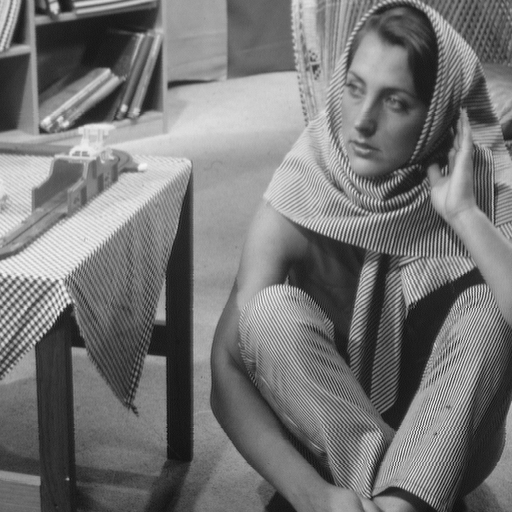
%> input picture assignments/Assignment1/130050007_130050013_130050047_assignment1_description/2/data/barbara.png, 512 x 512 px
$ octave myMainScript.m   (GNU Octave 9; MATLAB toolbox functions it lacks are replaced by stand-ins)
%> lines starting %> are read from the running program, lines starting %| are printed output that depends on the picture
### assignments/Assignment1/130050007_130050013_130050047_assignment1_description/2/code/myLinearContrastStretching.m
%% Function - myLinearContrastStretching
% My LinearContrastStretching uses the formula
% new_intensity = (old_intensity - min_intensity)/(max_intensity -
% min_intensity) * 255
% to map old intensities to range [0,255]

function [output] = myLinearContrastStretching(input)

if size(input,3) == 3
   disp('here');
   for i=1:size(input,3)
        output(:,:,i) = performLinearstretch(input(:,:,i));
   end

else
   output = performLinearstretch(input);
end
end

function [output] = performLinearstretch(input)
   min1 = min(min(input)); % minimum gray value of the image
   max1= max(max(input)); % maximum gray value of the image
   output = round((input-min1)* (255/(max1-min1)));% Linear contrast stretching applied to the entire image.

end

### assignments/Assignment1/130050007_130050013_130050047_assignment1_description/2/code/equalizeChannel.m
%% Function - equalizeChannel
% equalizeChannel performs histogram equalization
% on a particular channel.

function [B] = equalizeChannel(A)
    cdf = 0;
    B = zeros(size(A,1),size(A,2));

    for intensity = 0:255
        Pixel_positions = find(A==intensity);
        fraction = size(Pixel_positions,1)/(size(A,1)*size(A,2));
        cdf = cdf + fraction;
        final_intensity = cdf*255;
        B(Pixel_positions) = final_intensity;
    end

end

### assignments/Assignment1/130050007_130050013_130050047_assignment1_description/2/code/myHE.m
%% Function - myHE
% My LinearContrastStretching performs histogram
% equalization on the entire matrix. Calls equalizeChannel
% as a subroutine

function [output] = myHE(input)

    output = zeros(size(input,1),size(input,2),size(input,3));
    for i=1:size(input,3)
        output(:,:,i) = equalizeChannel(input(:,:,i));
    end

    output = uint8(output);

end

### assignments/Assignment1/130050007_130050013_130050047_assignment1_description/2/code/adaptiveHistogram.m
%% Function - adaptiveHistogram
% adaptiveHistogram performs adaptive histogram
% equalization on a particular channel.

function [x] = adaptiveHistogram(A)

    intensity = A((size(A,1)+1)/2,(size(A,2)+1)/2);
    Pixel_positions = find(A<=intensity);
    fraction = size(Pixel_positions,1)/(size(A,1)*size(A,2));
    x = fraction*255;

end

### assignments/Assignment1/130050007_130050013_130050047_assignment1_description/2/code/myAHE.m
%% Function - myAHE
% myAHE performs adaptive histogram
% equalization on the entire matrix. Calls adaptiveHistogram
% as a subroutine


function [output] = myAHE(input , windowSize)

    output = zeros(size(input,1),size(input,2),size(input,3));

    for i = 1:size(output,3)
        output(:,:,i) = nlfilter(input(:,:,i),'indexed',[windowSize windowSize],@adaptiveHistogram);
    end

    output = uint8(output);

end

### assignments/Assignment1/130050007_130050013_130050047_assignment1_description/2/code/Display.m
function [] = Display(name, input_Matrix, greyscale)
% Function to display any image with desired colourmap and axis

myNumOfColors = 200;
myColorScale = [[0:1/myNumOfColors-1:1]',[0:1/myNumOfColors-1:1]',[0:1/myNumOfColors-1:1]'];
figure('Name',name,'NumberTitle','off'), imshow(input_Matrix)
colorbar
axis on
%colormap jet;
daspect ([1 1 1]);


end

### assignments/Assignment1/130050007_130050013_130050047_assignment1_description/2/code/myMainScript.m
%% Part 2 - Contrast Adjustment
% In this section we experiment with various algorithms for contrast
% adjustment of images. For the color image, apply the analysis independently
% to each channel

tic;
%%% Linear Contrast Stretching
% Implements a linear grayscale transformation function to enhance the intensity
%contrast such that the resulting intensity range is [0; 255].
% call to function myLinearContrastStretching
% Function takes image matrix as input.
A = imread('../data/barbara.png');
%> A is the input picture: size 512x512 uint8; min 12, max 246, mean 117.4
Display('barbara',A);

B = myLinearContrastStretching(A);
%> in performLinearstretch, `min1 = min(min(input));`: min1 = 12
%> in performLinearstretch, `max1= max(max(input));`: max1 = 246
Display('BarbaraLinearContrast',B);

A = imread('../data/canyon.png');
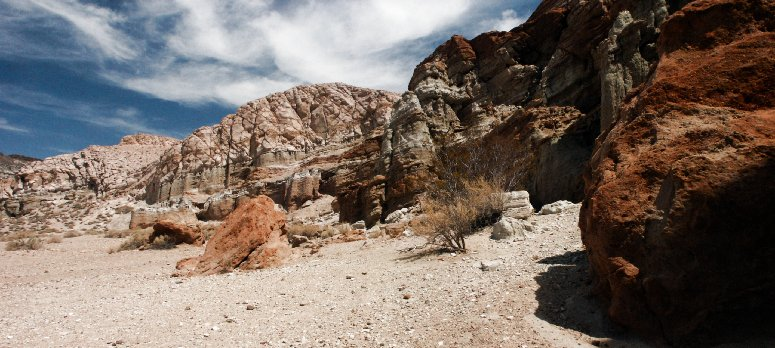
%> input picture assignments/Assignment1/130050007_130050013_130050047_assignment1_description/2/data/canyon.png, 775 x 348 px
%> A is the input picture: size 348x775x3 uint8; mean R, G, B 121.8, 109.4, 101.3
Display('canyon',A);

B = myLinearContrastStretching(A);
%> the loop in myLinearContrastStretching (call 2), `for i=1:size(input,3)` made 3 passes
%> max1 in performLinearstretch on passes 1 to 3: 255, 253, 252
%> pass 1, in performLinearstretch (call 2), `output = round((input-min1)* (255/(max1-min1)));`:
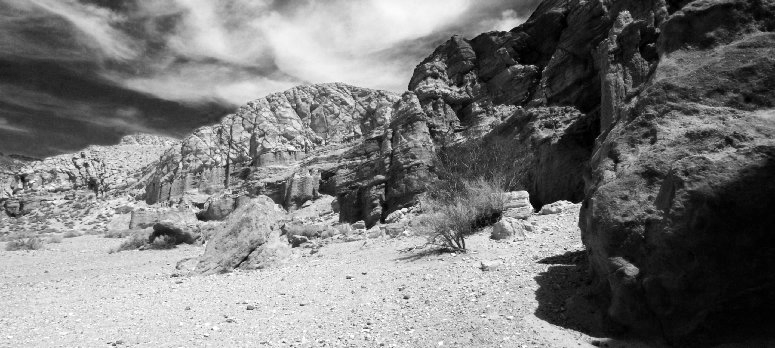
%> output: size 348x775 uint8; min 0, max 255, mean 121.8
%> pass 2, in performLinearstretch (call 3), `output = round((input-min1)* (255/(max1-min1)));`:
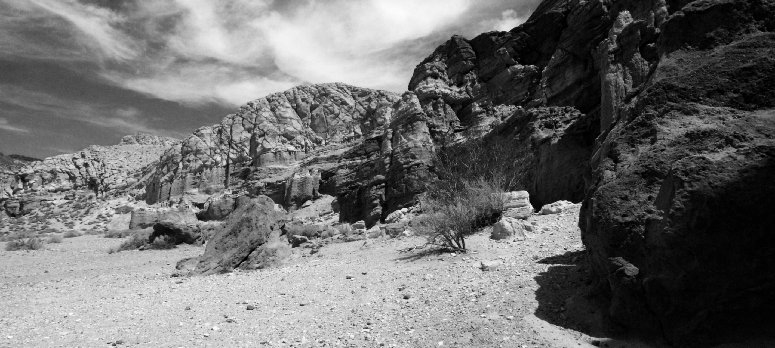
%> output: size 348x775 uint8; min 0, max 253, mean 109.4
Display('CanyonLinearContrast',B);

A = imread('../data/TEM.png');
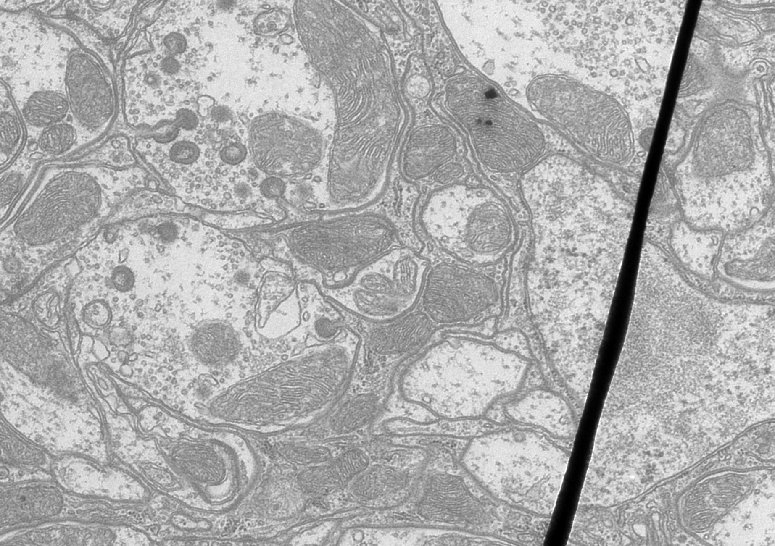
%> input picture assignments/Assignment1/130050007_130050013_130050047_assignment1_description/2/data/TEM.png, 775 x 546 px
%> A is the input picture: size 546x775 uint8; min 0, max 255, mean 173
Display('tem',A);

B = myLinearContrastStretching(A);
Display('TemLinearContrast',B);


%%% Histogram Equalization
% Implements a histogram equalization function to improve image contrast
% call to function myHE
% Function takes imagematrix as input
A = imread('../data/barbara.png');
Display('barbara',A);

B = myHE(A);
%> after the loop in myHE, `for i=1:size(input,3)`:
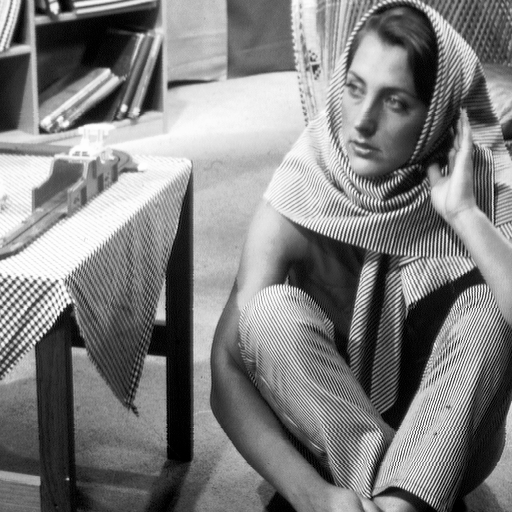
%> output: size 512x512 double; min 0.00195, max 255, mean 128.2
Display('barbara_HE',B);

A = imread('../data/canyon.png');
Display('canyon',A);

B = myHE(A);
%> after the loop in myHE (call 2), `for i=1:size(input,3)`:
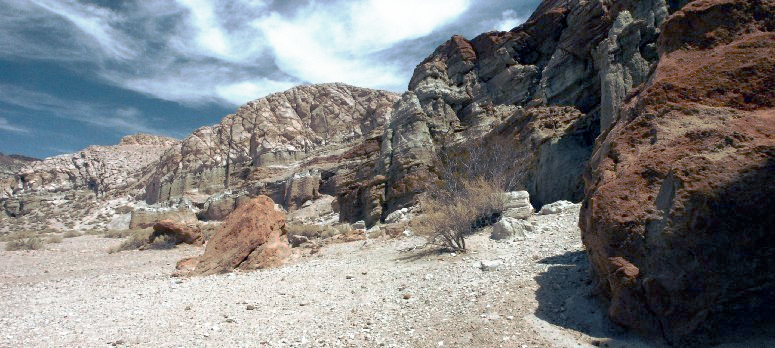
%> output: size 348x775x3 double; mean R, G, B 128.1, 128.1, 128.3; drawn with min black and max white
Display('canyon_HE',B);

A = imread('../data/TEM.png');
Display('TEM',A);

B = myHE(A);
%> after the loop in myHE (call 3), `for i=1:size(input,3)`:
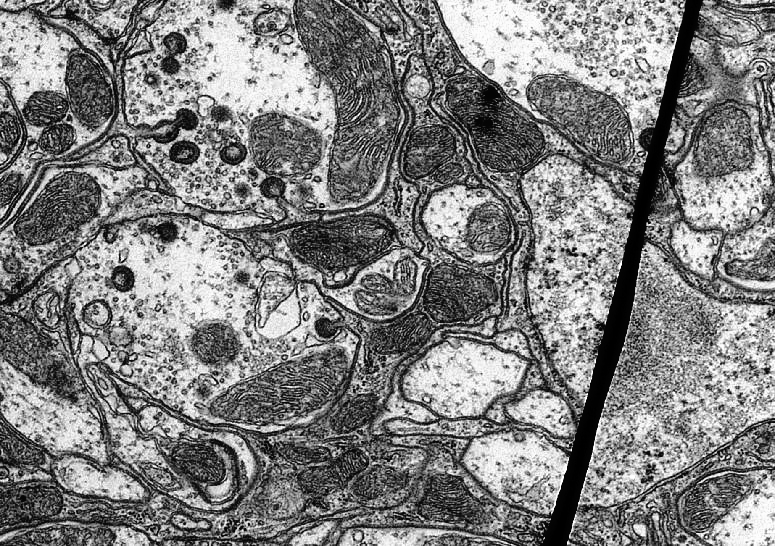
%> output: size 546x775 double; min 0.443, max 255, mean 128.7; drawn with min black and max white
Display('TEM_HE',B);

%%% Adaptive Histogram Equalization
% Implements an adaptive histogram equalization function to improve image contrast
% call to function myAHE
% Function takes image matrix and window size as input

A = imread('../data/barbara.png');
Display('barbara',A);

B = myAHE(A,161);
%> the loop in myAHE, `for i = 1:size(output,3)` made 1 pass
%> the run ends on the next line
